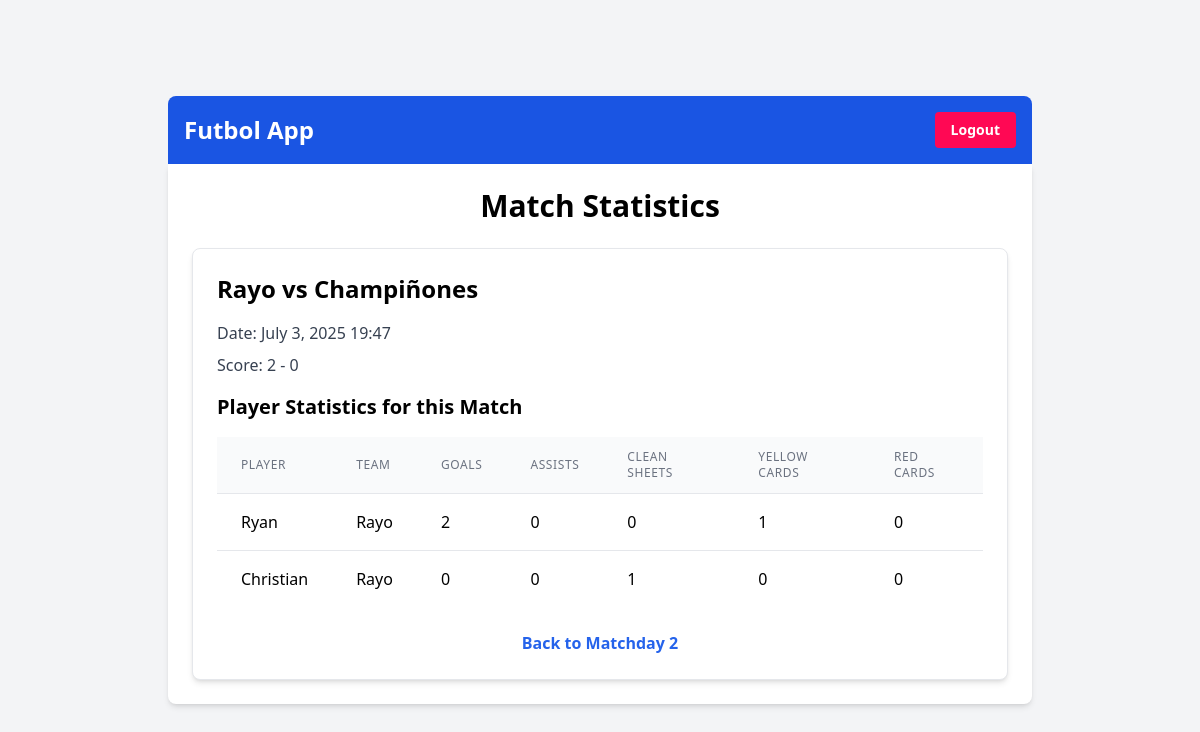
The page /futbol/match/5/stats/ (signed in) on the database its author committed.
### futbolapp/models.py (models this page shows, shortened)
class Match(models.Model):
    matchday = models.ForeignKey(Matchday, on_delete=models.CASCADE)
    home_team = models.ForeignKey(Team, related_name='home_matches', on_delete=models.CASCADE)
    away_team = models.ForeignKey(Team, related_name='away_matches', on_delete=models.CASCADE)
    home_score = models.PositiveIntegerField(null=True, blank=True)
    away_score = models.PositiveIntegerField(null=True, blank=True)
    date = models.DateTimeField()
    class Meta:
        unique_together = ('matchday', 'home_team', 'away_team')
        ordering = ['date']
        verbose_name_plural = "Matches"

class Team(models.Model):
    name = models.CharField(max_length=100)
    league = models.ForeignKey(League, on_delete=models.CASCADE)

class PlayerStatistic(models.Model):
    player = models.ForeignKey(Player, on_delete=models.CASCADE)
    match = models.ForeignKey(Match, on_delete=models.CASCADE)
    goals = models.PositiveIntegerField(default=0)
    assists = models.PositiveIntegerField(default=0)
    clean_sheets = models.PositiveIntegerField(default=0)
    yellow_cards = models.PositiveIntegerField(default=0)
    red_cards = models.PositiveIntegerField(default=0)
    class Meta:
        unique_together = ('player', 'match')

class Player(models.Model):
    name = models.CharField(max_length=100)
    team = models.ForeignKey(Team, on_delete=models.CASCADE)
    field_position = models.CharField(max_length=20, choices=[('field player', 'Field Player'), ('goalkeeper', 'Goalkeeper')], default='field player')
    role = models.CharField(max_length=20, choices=[('full-time', 'Full-Time'), ('ringer', 'Ringer')])

class Matchday(models.Model):
    season = models.ForeignKey(Season, on_delete=models.CASCADE)
    number = models.PositiveIntegerField()
    date = models.DateField()
    class Meta:
        ordering = ['season', 'number']
        unique_together = ('season', 'number')

### futbolapp/views.py (the view)
# urls.py: path('match/<int:match_id>/stats/', views.match_statistics, name='match_statistics'),
@login_required
def match_statistics(request, match_id):
    match = get_object_or_404(Match, pk=match_id)
    player_stats = PlayerStatistic.objects.filter(match=match)
    return render(request, 'futbolapp/match_statistics.html', {'match': match, 'player_stats': player_stats})

### futbolapp/templates/futbolapp/match_statistics.html
{% extends 'base.html' %}
{% block content %}
    <h1 class="text-3xl font-bold mb-6 text-center">Match Statistics</h1>
    <div class="bg-white p-6 rounded-lg shadow-md border border-gray-200">
        <h2 class="text-2xl font-semibold mb-4">{{ match.home_team.name }} vs {{ match.away_team.name }}</h2>
        <p class="text-gray-700 mb-2">Date: {{ match.date|date:"F j, Y H:i" }}</p>
        <p class="text-gray-700 mb-4">Score: {{ match.home_score|default_if_none:"-" }} - {{ match.away_score|default_if_none:"-" }}</p>
        <h3 class="text-xl font-semibold mb-4">Player Statistics for this Match</h3>
        {% if player_stats %}
            <div class="overflow-x-auto">
                <table class="min-w-full divide-y divide-gray-200">
                    <thead class="bg-gray-50">
                        <tr>
                            <th scope="col" class="px-6 py-3 text-left text-xs font-medium text-gray-500 uppercase tracking-wider">Player</th>
                            <th scope="col" class="px-6 py-3 text-left text-xs font-medium text-gray-500 uppercase tracking-wider">Team</th>
                            <th scope="col" class="px-6 py-3 text-left text-xs font-medium text-gray-500 uppercase tracking-wider">Goals</th>
                            <th scope="col" class="px-6 py-3 text-left text-xs font-medium text-gray-500 uppercase tracking-wider">Assists</th>
                            <th scope="col" class="px-6 py-3 text-left text-xs font-medium text-gray-500 uppercase tracking-wider">Clean Sheets</th>
                            <th scope="col" class="px-6 py-3 text-left text-xs font-medium text-gray-500 uppercase tracking-wider">Yellow Cards</th>
                            <th scope="col" class="px-6 py-3 text-left text-xs font-medium text-gray-500 uppercase tracking-wider">Red Cards</th>
                        </tr>
                    </thead>
                    <tbody class="bg-white divide-y divide-gray-200">
                        {% for stat in player_stats %}
                            <tr>
                                <td class="px-6 py-4 whitespace-nowrap">{{ stat.player.name }}</td>
                                <td class="px-6 py-4 whitespace-nowrap">{{ stat.player.team.name }}</td>
                                <td class="px-6 py-4 whitespace-nowrap">{{ stat.goals }}</td>
                                <td class="px-6 py-4 whitespace-nowrap">{{ stat.assists }}</td>
                                <td class="px-6 py-4 whitespace-nowrap">{{ stat.clean_sheets }}</td>
                                <td class="px-6 py-4 whitespace-nowrap">{{ stat.yellow_cards }}</td>
                                <td class="px-6 py-4 whitespace-nowrap">{{ stat.red_cards }}</td>
                            </tr>
                        {% endfor %}
                    </tbody>
                </table>
            </div>
        {% else %}
            <p class="text-gray-700">No player statistics recorded for this match.</p>
        {% endif %}
        <p class="mt-6 text-center"><a href="{% url 'matchday_detail' match.matchday.id %}" class="text-blue-600 hover:text-blue-800 font-semibold">Back to Matchday {{ match.matchday.number }}</a></p>
    </div>
{% endblock %}

### rows shown on the page
Match: home_team.name "Rayo", away_team.name "Champiñones", date "July 3, 2025 19:47", home_score "2", away_score "0", matchday.number "2"
PlayerStatistic: player.name "Ryan", player.team.name "Rayo", goals "2", assists "0", clean_sheets "0", yellow_cards "1", red_cards "0"
PlayerStatistic: player.name "Christian", player.team.name "Rayo", goals "0", assists "0", clean_sheets "1", yellow_cards "0", red_cards "0"
